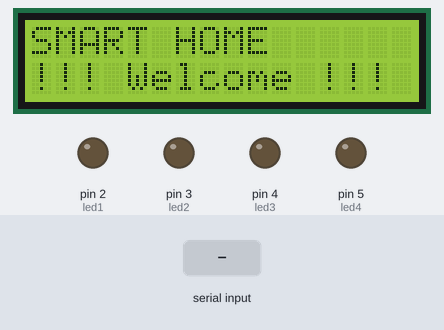
This sketch was run on a simulated Arduino Uno, built with avr-gcc and run on an emulated ATmega328P. On the bench: 16×2 character LCD, output pins drawn as LEDs (lit = HIGH). The inputs (shaded band) are chosen by the test bench. What the sketch prints to the serial monitor is not drawn.

Above: at 1.2 s.
1.3 s: "*light on" received over Serial
At 2.4 s:
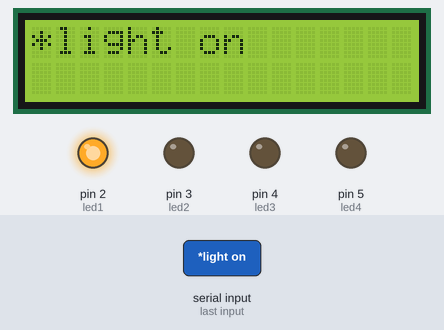
2.8 s: "*fan on" received over Serial
At 4.0 s:
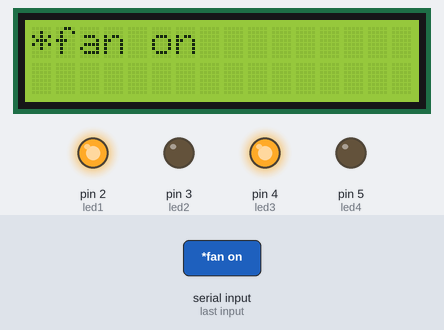
4.3 s: "*light off" received over Serial
At 5.0 s:
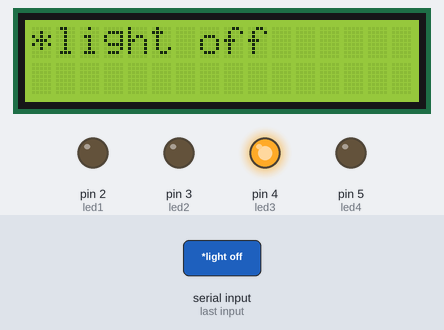
5.9 s: "*appliances on" received over Serial
At 6.5 s:
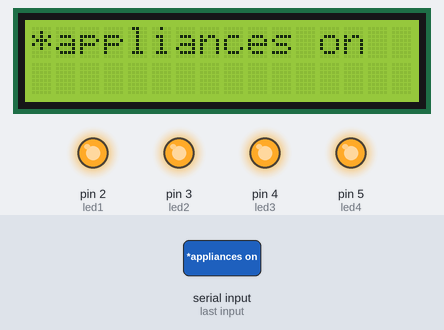
7.5 s: "*switch off fan" received over Serial
At 8.1 s:
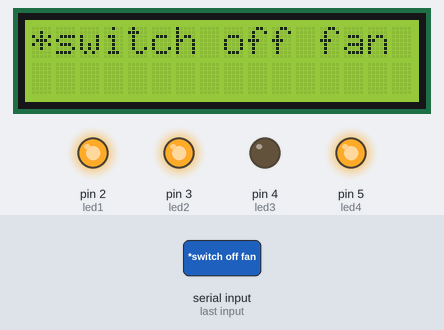
9.1 s: "*appliances of" received over Serial
At 10.2 s:
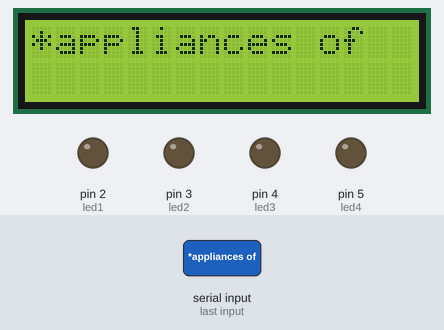
Timing chart, 0 to 11.7 s (numbered marks = the images above; inputs shaded):
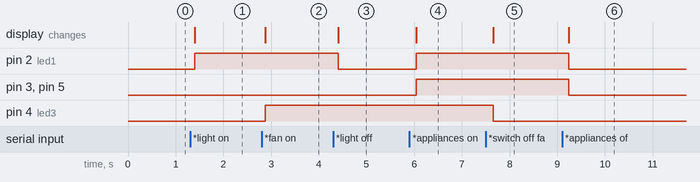

The sketch:

home_auto.ino
```cpp
#include <LiquidCrystal.h>
LiquidCrystal lcd(8,9,10,11,12,13);
String voice;

int led1 = 2; //Connect LED 1 To Pin #2
int led2 = 3; //Connect LED 2 To Pin #3
int led3 = 4; //Connect LED 3 To Pin #4
int led4 = 5; //Connect LED 4 To Pin #5

void setup()
{
  Serial.begin(9600);
  lcd.begin(16,2);
  lcd.setCursor(0,0);
  lcd.print("SMART HOME");
  lcd.setCursor(0,1);
  lcd.print("!!! Welcome !!!");
  pinMode(led1, OUTPUT);
  pinMode(led2, OUTPUT);
  pinMode(led3, OUTPUT);
  pinMode(led4, OUTPUT);
  digitalWrite(led1, LOW);
  digitalWrite(led2, LOW);
  digitalWrite(led3, LOW);
  digitalWrite(led4, LOW);
  }
//-----------------------------------------------------------------------//
void loop()
{
  while (Serial.available())
  {
  delay(10); //Delay added to make thing stable
  char c = Serial.read(); //Conduct a serial read
  if (c == '#')
  {
    break;
    } //Exit the loop when the # is detected after the word
  voice += c; //Shorthand for voice = voice + c
  }
  if (voice.length() > 0)
  {
	  Serial.println(voice);
	  lcd.clear();
	  lcd.print(voice);
	  if(voice == "*light on")
	  {
	  digitalWrite(led1, HIGH);
	  delay(1000);
		}
	  else if(voice == "*light off")
	  {
	  digitalWrite(led1, LOW);
	  delay(1000);
		}
	  else if(voice == "*fan on")
	  {
	  digitalWrite(led3, HIGH);
	  delay(1000);
		}
	  else if(voice == "*switch off fan")
	  {
	  digitalWrite(led3, LOW);
	  delay(1000);
		}

	  else if(voice == "*appliances on")
	  {
	  digitalWrite(led1, HIGH);
	  digitalWrite(led2, HIGH);
	  digitalWrite(led3, HIGH);
	  digitalWrite(led4, HIGH);
	  //digitalWrite(led5, LOW);
	  delay(1000);
		}
	  else if((voice == "*appliances of")||(voice == "*appliances off"))
	  {
	  digitalWrite(led1, LOW);
	  digitalWrite(led2, LOW);
	  digitalWrite(led3, LOW);
	  digitalWrite(led4, LOW);
	  //digitalWrite(led5, LOW);
	  delay(1000);
		}
	 //-----------------------------------------------------------------------//
	voice="";
  }
} //Reset the variable after initiating
```

Measured:
- after the input at 1.3 s, pin 2 (led1): LOW → HIGH after 0.09 s; the display: changes after 0.10 s (image 1)
- after the input at 2.8 s, pin 4 (led3): LOW → HIGH after 0.07 s; the display: changes after 0.07 s (image 2)
- after the input at 4.3 s, pin 2 (led1): HIGH → LOW after 0.11 s; the display: changes after 0.11 s (image 3)
- after the input at 5.9 s, pin 2 (led1), pin 3 (led2), pin 5 (led4): LOW → HIGH after 0.15 s; the display: changes after 0.15 s (image 4)
- after the input at 7.5 s, pin 4 (led3): HIGH → LOW after 0.16 s; the display: changes after 0.16 s (image 5)
- after the input at 9.1 s, pin 2 (led1), pin 3 (led2), pin 5 (led4): HIGH → LOW after 0.15 s; the display: changes after 0.15 s (image 6)
